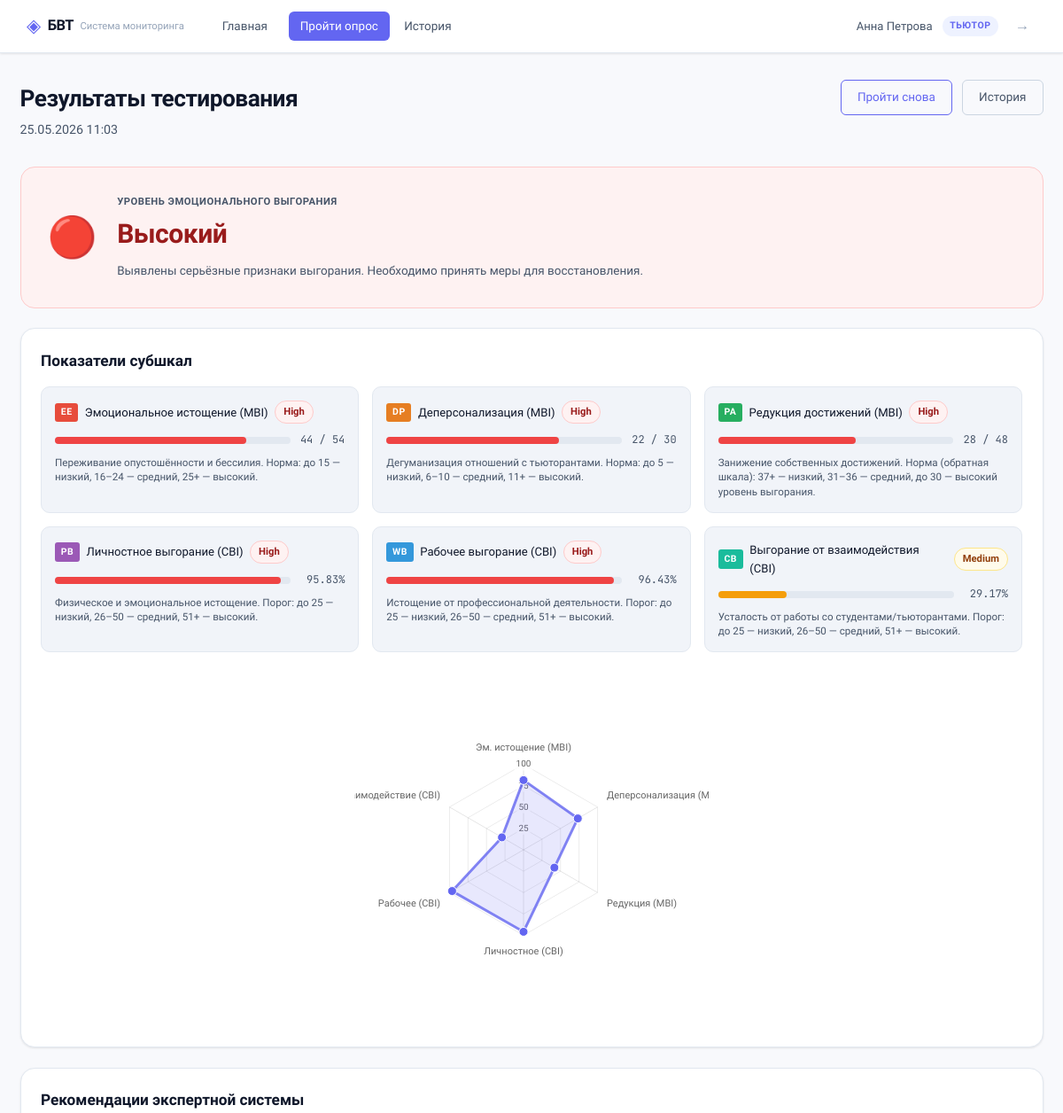
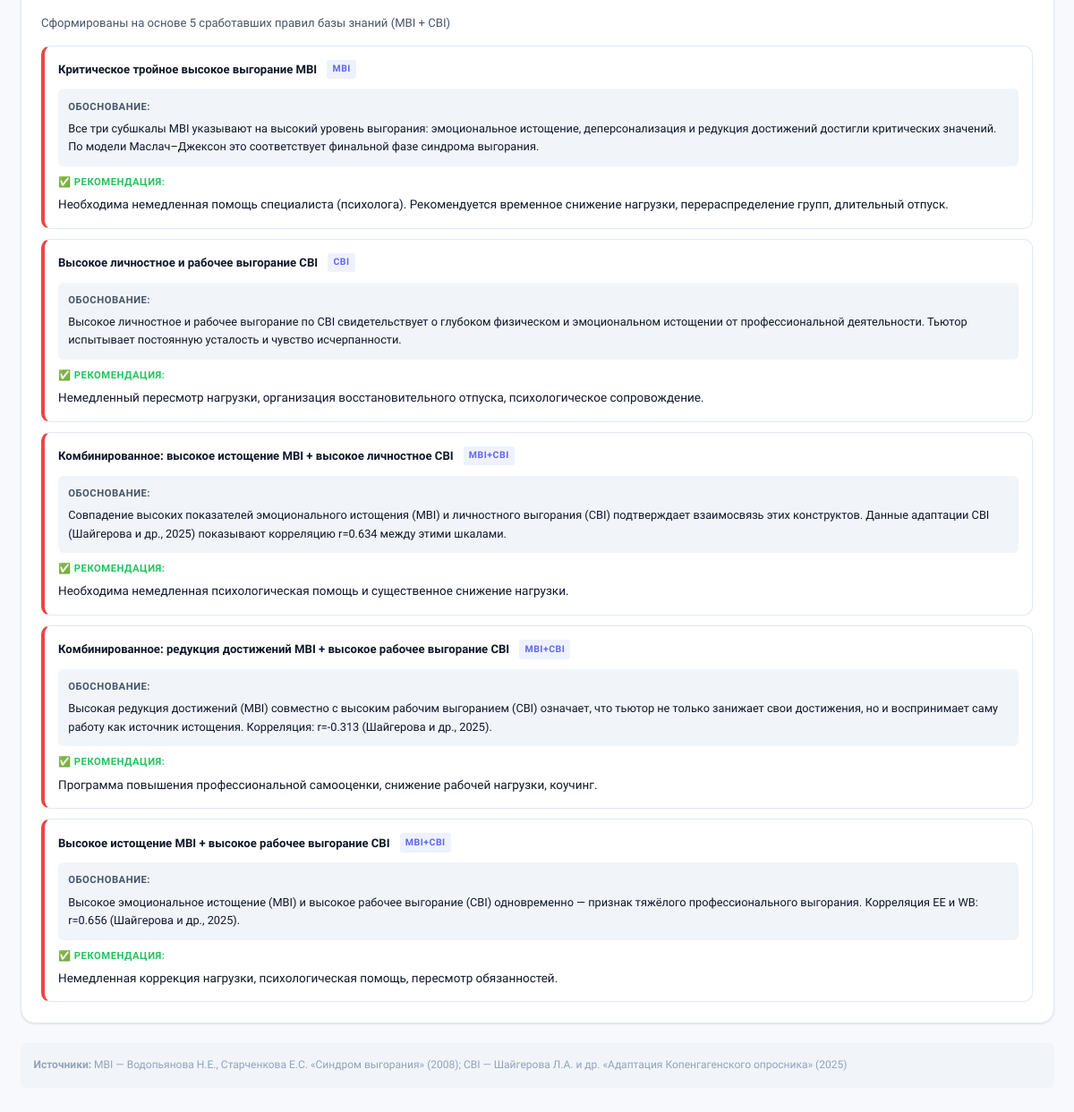
The page /tutor/result/1 (signed in) on the database its author committed (2 pictures, top to bottom).
### tables this page shows
CREATE TABLE users (
            id INTEGER PRIMARY KEY AUTOINCREMENT,
            username TEXT UNIQUE NOT NULL,
            email TEXT UNIQUE NOT NULL,
            password_hash TEXT NOT NULL,
            role TEXT NOT NULL DEFAULT 'tutor',
            department TEXT,
            full_name TEXT,
            created_at TIMESTAMP DEFAULT CURRENT_TIMESTAMP,
            is_active INTEGER DEFAULT 1
        );

CREATE TABLE results (
            id INTEGER PRIMARY KEY AUTOINCREMENT,
            test_id INTEGER NOT NULL REFERENCES tests(id),
            user_id INTEGER NOT NULL REFERENCES users(id),
            created_at TIMESTAMP DEFAULT CURRENT_TIMESTAMP,
            burnout_level TEXT NOT NULL,
            scores_json TEXT NOT NULL,
            levels_json TEXT NOT NULL,
            fired_rules_json TEXT
        );

CREATE TABLE recommendations (
            id INTEGER PRIMARY KEY AUTOINCREMENT,
            result_id INTEGER NOT NULL REFERENCES results(id),
            user_id INTEGER NOT NULL REFERENCES users(id),
            rule_id TEXT,
            rule_name TEXT,
            recommendation_text TEXT,
            explanation_text TEXT,
            source_scale TEXT
        );

### routes/tutor.py (the view)
@tutor_bp.route("/result/<int:result_id>")
@tutor_required
def result(result_id):
    user = get_current_user()
    with get_db() as conn:
        res = conn.execute(
            "SELECT * FROM results WHERE id=? AND user_id=?", (result_id, user.id)
        ).fetchone()
        if not res:
            flash("Результат не найден.", "error")
            return redirect(url_for("tutor.dashboard"))
        recs = conn.execute(
            "SELECT * FROM recommendations WHERE result_id=?", (result_id,)
        ).fetchall()
    scores = json.loads(res["scores_json"])
    levels = json.loads(res["levels_json"])
    return render_template(
        "tutor/result.html",
        result=res,
        scores=scores,
        levels=levels,
        recommendations=recs,
        scale_labels=get_engine().get_scale_descriptions(),
    )

### auth_utils.py (called while the page is built)
def get_current_user():
    if "user_id" not in session:
        return UserProxy()
    with get_db() as conn:
        row = conn.execute("SELECT * FROM users WHERE id=?", (session["user_id"],)).fetchone()
    return UserProxy(row) if row else UserProxy()

def login_required(f):
    @functools.wraps(f)
    def decorated(*args, **kwargs):
        if "user_id" not in session:
            flash("Пожалуйста, войдите для доступа к этой странице.", "warning")
            return redirect(url_for("auth.login"))
        return f(*args, **kwargs)
    return decorated

def tutor_required(f):
    @functools.wraps(f)
    @login_required
    def decorated(*args, **kwargs):
        user = get_current_user()
        if user.role != "tutor":
            flash("Доступ запрещён.", "error")
            return redirect(url_for("auth.login"))
        return f(*args, **kwargs)
    return decorated

### db.py (called while the page is built)
@contextmanager
def get_db():
    conn = sqlite3.connect(DB_PATH)
    conn.row_factory = sqlite3.Row
    conn.execute("PRAGMA journal_mode=WAL")
    conn.execute("PRAGMA foreign_keys=ON")
    try:
        yield conn
        conn.commit()
    except Exception:
        conn.rollback()
        raise
    finally:
        conn.close()

### engine/inference.py (called while the page is built)
    def get_scale_descriptions(self) -> dict:
        return {
            "EE": "Эмоциональное истощение (MBI)",
            "DP": "Деперсонализация (MBI)",
            "PA": "Редукция достижений (MBI)",
            "PB": "Личностное выгорание (CBI)",
            "WB": "Рабочее выгорание (CBI)",
            "CB": "Выгорание от взаимодействия (CBI)",
        }

### routes/tutor.py (called while the page is built)
def get_engine():
    global _engine
    if _engine is None:
        _engine = InferenceEngine()
    return _engine

### templates/tutor/result.html (shortened to what this page needs)
{% extends "base.html" %}
{% block content %}
{% set level_labels = {'low': 'Низкий', 'medium': 'Средний', 'high': 'Высокий'} %}
{% set level_emoji = {'low': '🟢', 'medium': '🟡', 'high': '🔴'} %}
<div class="page-header">
  <div>
    <h1 class="page-title">Результаты тестирования</h1>
    <p class="page-sub">{{ result.created_at | dateformat('%d.%m.%Y %H:%M') }}</p>
  </div>
  <div class="header-actions">
    <a href="{{ url_for('tutor.survey') }}" class="btn btn--outline">Пройти снова</a>
    <a href="{{ url_for('tutor.history') }}" class="btn btn--ghost">История</a>
  </div>
</div>
<div class="result-hero result-hero--{{ result.burnout_level }}">
  <div class="result-hero__icon">{{ level_emoji[result.burnout_level] }}</div>
  <div class="result-hero__content">
    <p class="result-hero__label">Уровень эмоционального выгорания</p>
    <h2 class="result-hero__level">{{ level_labels[result.burnout_level] }}</h2>
    <p class="result-hero__sub">
      {% if result.burnout_level == 'low' %}
        Признаки выгорания не выявлены. Продолжайте поддерживать текущий режим работы и отдыха.
      {% elif result.burnout_level == 'medium' %}
        Выявлены признаки умеренного выгорания. Рекомендуется принять профилактические меры.
      {% else %}
        Выявлены серьёзные признаки выгорания. Необходимо принять меры для восстановления.
      {% endif %}
    </p>
  </div>
</div>
<div class="section-card">
  <h2 class="section-title">Показатели субшкал</h2>
  <div class="subscale-grid">
    <div class="subscale-card">
      <div class="subscale-card__header">
        <span class="subscale-tag subscale-tag--EE">EE</span>
        <span>Эмоциональное истощение (MBI)</span>
        <span class="badge badge--{{ levels.EE }}">{{ levels.EE | capitalize }}</span>
      </div>
      <div class="subscale-card__bar">
        <div class="bar-track">
          <div class="bar-fill bar-fill--{{ levels.EE }}" style="width: {{ [scores.EE / 54 * 100, 100] | min }}%"></div>
        </div>
        <span class="bar-val">{{ scores.EE }} / 54</span>
      </div>
      <p class="subscale-card__desc">Переживание опустошённости и бессилия. Норма: до 15 — низкий, 16–24 — средний, 25+ — высокий.</p>
    </div>
    <div class="subscale-card">
      <div class="subscale-card__header">
        <span class="subscale-tag subscale-tag--DP">DP</span>
        <span>Деперсонализация (MBI)</span>
        <span class="badge badge--{{ levels.DP }}">{{ levels.DP | capitalize }}</span>
      </div>
      <div class="subscale-card__bar">
        <div class="bar-track">
          <div class="bar-fill bar-fill--{{ levels.DP }}" style="width: {{ [scores.DP / 30 * 100, 100] | min }}%"></div>
        </div>
        <span class="bar-val">{{ scores.DP }} / 30</span>
      </div>
      <p class="subscale-card__desc">Дегуманизация отношений с тьюторантами. Норма: до 5 — низкий, 6–10 — средний, 11+ — высокий.</p>
    </div>
    <div class="subscale-card">
      <div class="subscale-card__header">
        <span class="subscale-tag subscale-tag--PA">PA</span>
        <span>Редукция достижений (MBI)</span>
        <span class="badge badge--{{ levels.PA }}">{{ levels.PA | capitalize }}</span>
      </div>
      <div class="subscale-card__bar">
        <div class="bar-track">
          <div class="bar-fill bar-fill--{{ levels.PA }}" style="width: {{ [scores.PA / 48 * 100, 100] | min }}%"></div>
        </div>
        <span class="bar-val">{{ scores.PA }} / 48</span>
      </div>
      <p class="subscale-card__desc">Занижение собственных достижений. Норма (обратная шкала): 37+ — низкий, 31–36 — средний, до 30 — высокий уровень выгорания.</p>
    </div>
    <div class="subscale-card">
      <div class="subscale-card__header">
        <span class="subscale-tag subscale-tag--PB">PB</span>
        <span>Личностное выгорание (CBI)</span>
        <span class="badge badge--{{ levels.PB }}">{{ levels.PB | capitalize }}</span>
      </div>
      <div class="subscale-card__bar">
        <div class="bar-track">
          <div class="bar-fill bar-fill--{{ levels.PB }}" style="width: {{ scores.PB }}%"></div>
        </div>
        <span class="bar-val">{{ scores.PB }}%</span>
      </div>
      <p class="subscale-card__desc">Физическое и эмоциональное истощение. Порог: до 25 — низкий, 26–50 — средний, 51+ — высокий.</p>
    </div>
    <div class="subscale-card">
      <div class="subscale-card__header">
        <span class="subscale-tag subscale-tag--WB">WB</span>
        <span>Рабочее выгорание (CBI)</span>
        <span class="badge badge--{{ levels.WB }}">{{ levels.WB | capitalize }}</span>
      </div>
      <div class="subscale-card__bar">
        <div class="bar-track">
          <div class="bar-fill bar-fill--{{ levels.WB }}" style="width: {{ scores.WB }}%"></div>
        </div>
        <span class="bar-val">{{ scores.WB }}%</span>
      </div>
      <p class="subscale-card__desc">Истощение от профессиональной деятельности. Порог: до 25 — низкий, 26–50 — средний, 51+ — высокий.</p>
    </div>
    <div class="subscale-card">
      <div class="subscale-card__header">
        <span class="subscale-tag subscale-tag--CB">CB</span>
        <span>Выгорание от взаимодействия (CBI)</span>
        <span class="badge badge--{{ levels.CB }}">{{ levels.CB | capitalize }}</span>
      </div>
      <div class="subscale-card__bar">
        <div class="bar-track">
          <div class="bar-fill bar-fill--{{ levels.CB }}" style="width: {{ scores.CB }}%"></div>
        </div>
        <span class="bar-val">{{ scores.CB }}%</span>
      </div>
      <p class="subscale-card__desc">Усталость от работы со студентами/тьюторантами. Порог: до 25 — низкий, 26–50 — средний, 51+ — высокий.</p>
    </div>
  </div>
  <div class="radar-chart-wrapper">
    <canvas id="radarChart" width="350" height="350"></canvas>
  </div>
</div>
{% if recommendations %}
<div class="section-card">
  <h2 class="section-title">Рекомендации экспертной системы</h2>
  <p class="section-desc">Сформированы на основе {{ recommendations | length }} сработавших правил базы знаний (MBI + CBI)</p>
  <div class="recs-list">
    {% for rec in recommendations %}
      <div class="rec-item rec-item--{{ result.burnout_level }}">
        <div class="rec-item__header">
          <span class="rec-item__rule">{{ rec.rule_name }}</span>
          <span class="badge-source badge-source--sm">{{ rec.source_scale }}</span>
        </div>
        <div class="rec-item__explanation">
          <p class="rec-item__exp-label">Обоснование:</p>
          <p>{{ rec.explanation_text }}</p>
        </div>
        <div class="rec-item__rec">
          <p class="rec-item__rec-label">✅ Рекомендация:</p>
          <p>{{ rec.recommendation_text }}</p>
        </div>
      </div>
    {% endfor %}
  </div>
</div>
{% endif %}
<div class="result-footer">
  <p class="result-footer__note">
    <strong>Источники:</strong> MBI — Водопьянова Н.Е., Старченкова Е.С. «Синдром выгорания» (2008);
    CBI — Шайгерова Л.А. и др. «Адаптация Копенгагенского опросника» (2025)
  </p>
</div>
{% endblock %}
{% block scripts %}
<script>
const scores = {{ scores | tojson }};
const levels = {{ levels | tojson }};
const ctx = document.getElementById('radarChart').getContext('2d');
// Нормализуем данные для радара
const normalized = [
  Math.min(scores.EE / 54 * 100, 100),
  Math.min(scores.DP / 30 * 100, 100),
  Math.min(100 - (scores.PA / 48 * 100), 100),  // PA обратная
  scores.PB,
  scores.WB,
  scores.CB
];
new Chart(ctx, {
  type: 'radar',
  data: {
    labels: ['Эм. истощение\n(MBI)', 'Деперсонализация\n(MBI)', 'Редукция\n(MBI)', 'Личностное\n(CBI)', 'Рабочее\n(CBI)', 'Взаимодействие\n(CBI)'],
    datasets: [{
      label: 'Уровень (%)',
      data: normalized,
      backgroundColor: 'rgba(99,102,241,0.15)',
      borderColor: 'rgba(99,102,241,0.8)',
      pointBackgroundColor: '#6366f1',
      pointBorderColor: '#fff',
      pointRadius: 5,
    }]
  },
  options: {
    responsive: true,
    scales: {
      r: {
        min: 0, max: 100,
        ticks: {stepSize: 25, font: {family: 'Onest', size: 10}},
        grid: {color: 'rgba(0,0,0,0.08)'},
        pointLabels: {font: {family: 'Onest', size: 11}}
      }
    },
    plugins: {legend: {display: false}}
  }
});
</script>
{% endblock %}

### templates/base.html (shortened to what this page needs)
<!DOCTYPE html>
<html lang="ru">
<head>
  <link rel="stylesheet" href="{{ url_for('static', filename='css/main.css') }}" />
</head>
<body>
  {% if current_user.is_authenticated %}
  <nav class="navbar">
    <div class="nav-brand">
      <span class="nav-logo">◈</span>
      <span class="nav-title">БВТ</span>
      <span class="nav-sub">Система мониторинга</span>
    </div>
    <div class="nav-links">
      {% if current_user.role == 'tutor' %}
        <a href="{{ url_for('tutor.dashboard') }}" class="nav-link {% if request.endpoint == 'tutor.dashboard' %}active{% endif %}">Главная</a>
        <a href="{{ url_for('tutor.survey') }}" class="nav-link nav-cta">Пройти опрос</a>
        <a href="{{ url_for('tutor.history') }}" class="nav-link {% if request.endpoint == 'tutor.history' %}active{% endif %}">История</a>
      {% endif %}
    </div>
    <div class="nav-user">
      <span class="nav-username">{{ current_user.full_name or current_user.username }}</span>
      <span class="nav-badge nav-badge--{{ current_user.role }}">{{ 'Тьютор' if current_user.role == 'tutor' else 'HR' }}</span>
      <a href="{{ url_for('auth.logout') }}" class="nav-logout" title="Выйти">→</a>
    </div>
  </nav>
  {% endif %}
  <main class="main-content">
    {% block content %}{% endblock %}
  </main>
  {% block scripts %}{% endblock %}
</body>
</html>

### rows shown on the page
users: full_name "Анна Петрова", role "ТЬЮТОР"
results: created_at "25.05.2026 11:03", burnout_level "🔴", burnout_level "Высокий", EE "High", DP "High", PA "High", PB "High", WB "High"
recommendations: rule_name "Критическое тройное высокое выгорание MBI", source_scale "MBI", explanation_text "Все три субшкалы MBI указывают на высокий уровень выгорания: эмоциональное истощение, деперсонализация и редукция достижений достигли критических значений. По модели Маслач–Джексон это соответствует финальной фазе синдрома выгорания.", recommendation_text "Необходима немедленная помощь специалиста (психолога). Рекомендуется временное снижение нагрузки, перераспределение групп, длительный отпуск."
recommendations: rule_name "Высокое личностное и рабочее выгорание CBI", source_scale "CBI", explanation_text "Высокое личностное и рабочее выгорание по CBI свидетельствует о глубоком физическом и эмоциональном истощении от профессиональной деятельности. Тьютор испытывает постоянную усталость и чувство исчерпанности.", recommendation_text "Немедленный пересмотр нагрузки, организация восстановительного отпуска, психологическое сопровождение."
recommendations: rule_name "Комбинированное: высокое истощение MBI + высокое личностное CBI", source_scale "MBI+CBI", explanation_text "Совпадение высоких показателей эмоционального истощения (MBI) и личностного выгорания (CBI) подтверждает взаимосвязь этих конструктов. Данные адаптации CBI (Шайгерова и др., 2025) показывают корреляцию r=0.634 между этими шкалами.", recommendation_text "Необходима немедленная психологическая помощь и существенное снижение нагрузки."
recommendations: rule_name "Комбинированное: редукция достижений MBI + высокое рабочее выгорание CBI", source_scale "MBI+CBI", explanation_text "Высокая редукция достижений (MBI) совместно с высоким рабочим выгоранием (CBI) означает, что тьютор не только занижает свои достижения, но и воспринимает саму работу как источник истощения. Корреляция: r=-0.313 (Шайгерова и др., 2025).", recommendation_text "Программа повышения профессиональной самооценки, снижение рабочей нагрузки, коучинг."
recommendations: rule_name "Высокое истощение MBI + высокое рабочее выгорание CBI", source_scale "MBI+CBI", explanation_text "Высокое эмоциональное истощение (MBI) и высокое рабочее выгорание (CBI) одновременно — признак тяжёлого профессионального выгорания. Корреляция EE и WB: r=0.656 (Шайгерова и др., 2025).", recommendation_text "Немедленная коррекция нагрузки, психологическая помощь, пересмотр обязанностей."

### other values the page prints
{{ scores.EE }} "44"
{{ scores.DP }} "22"
{{ scores.PA }} "28"
{{ scores.PB }} "95.83"
{{ scores.WB }} "96.43"
{{ levels.CB | capitalize }} "Medium"
{{ scores.CB }} "29.17"
{{ recommendations | length }} "5"
chart data {{ scores | tojson }} {"CB": 29.17, "DP": 22, "EE": 44, "PA": 28, "PB": 95.83, "WB": 96.43}
